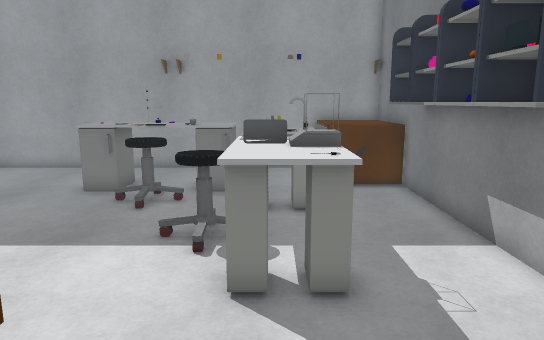
View 1 (above)

20 first-person views from a walk through a 3-D level made in the Unity game engine. The camera is 1.5 m above the floor, tilts 10° down and sees 70° across. The floor is counted in squares, 0.5 m on a side. Each view is taken from the middle of a square. On the plan, view 1 faces up. The plan holds only what a view shows up to about 20 squares ahead; the rest is blank. The place goes on beyond the plan. Some surface patterns are stand-ins.

View 2
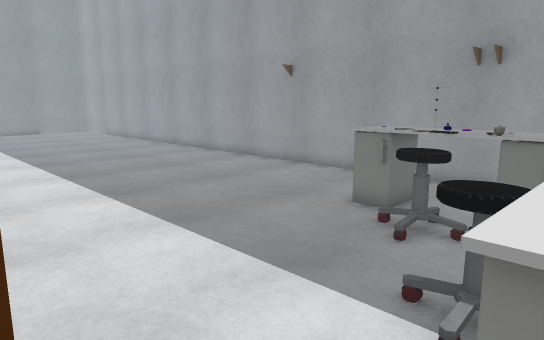

View 3
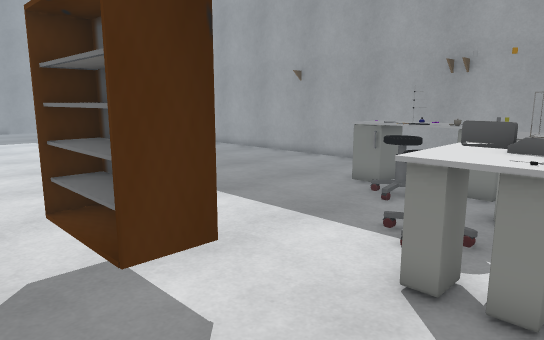

View 4
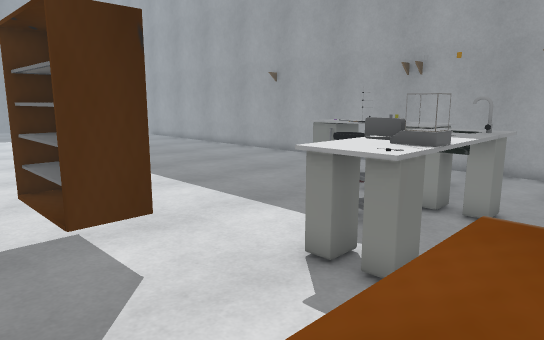

View 5
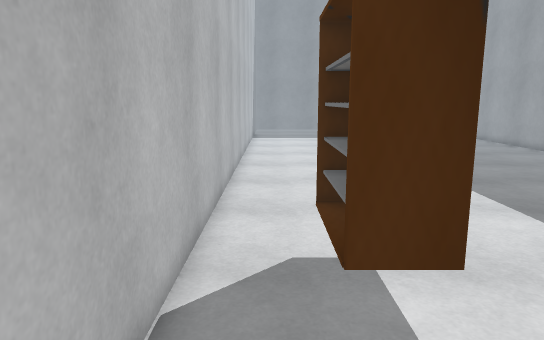

View 6
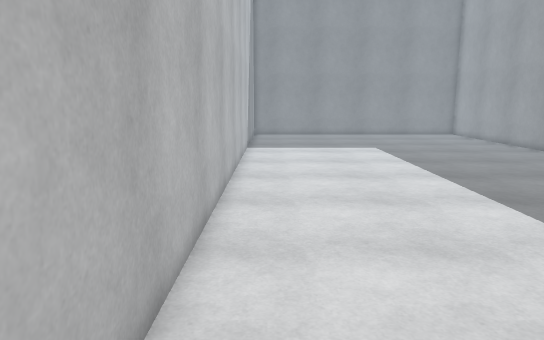

View 7
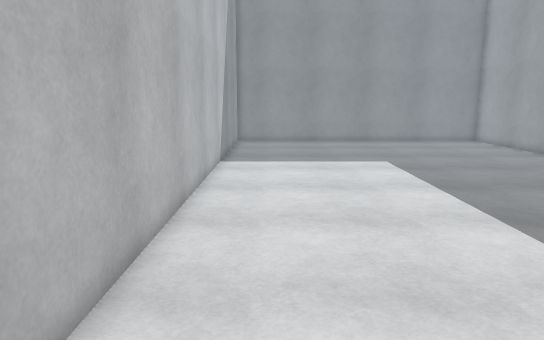

View 8
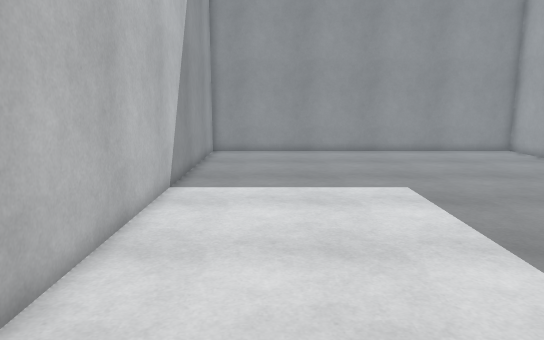

View 9
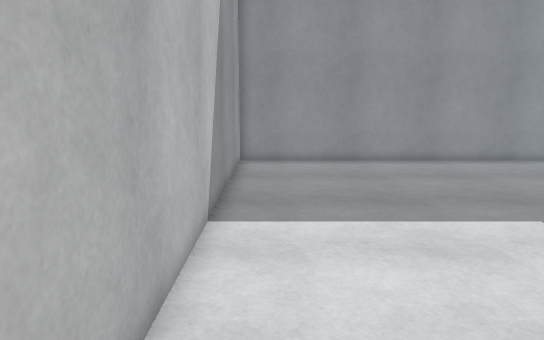

View 10
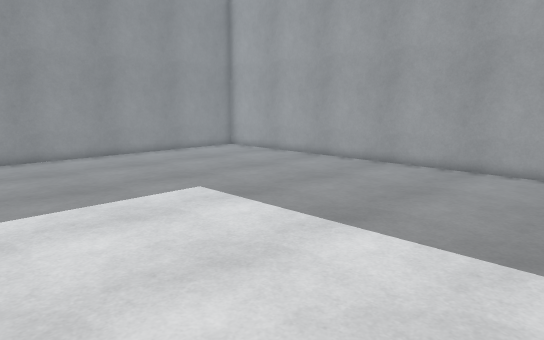

View 11
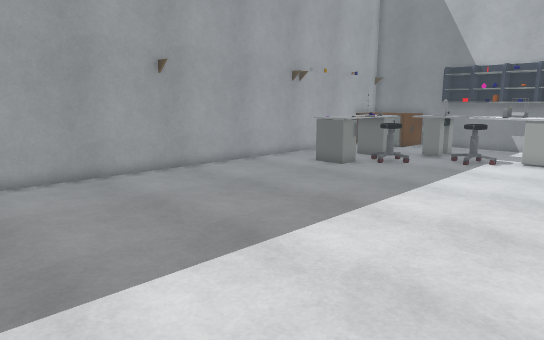

View 12
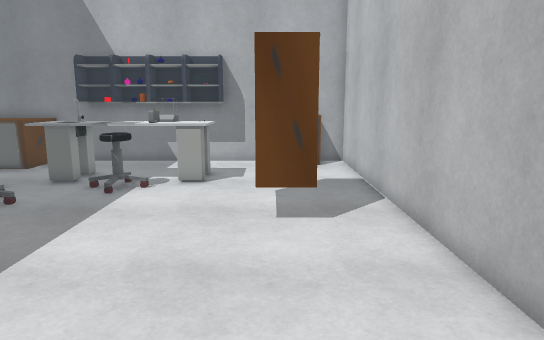

View 13
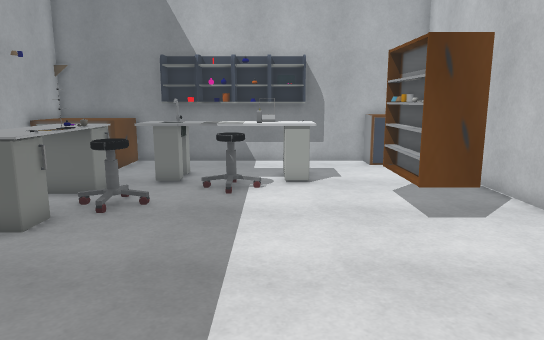

View 14
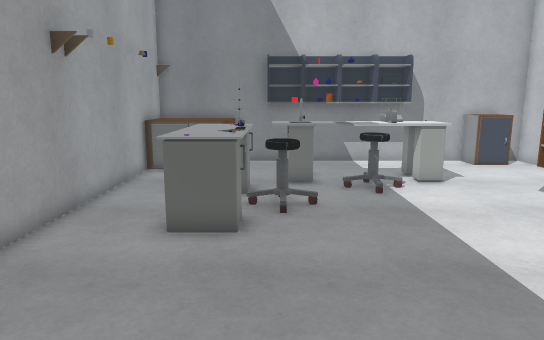

View 15
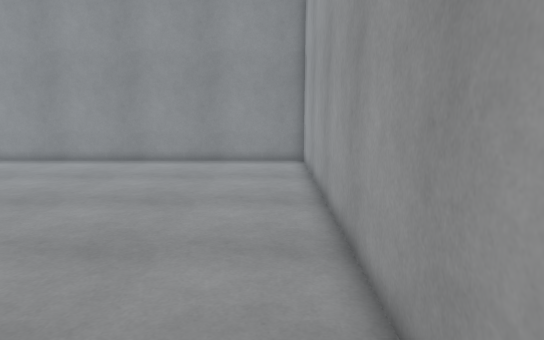

View 16
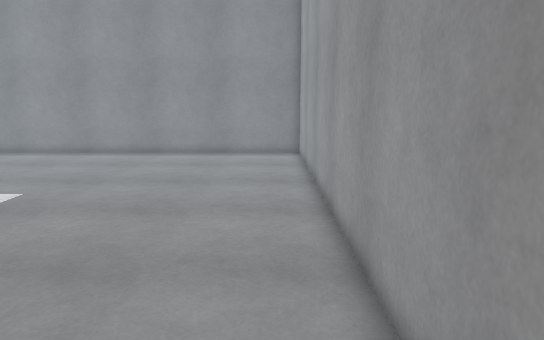

View 17
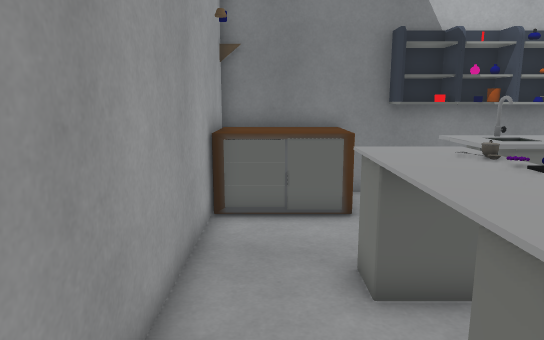

View 18
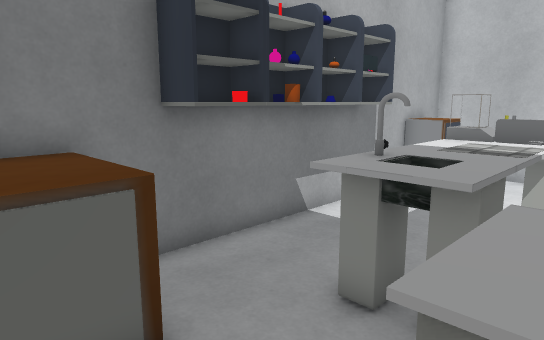

View 19
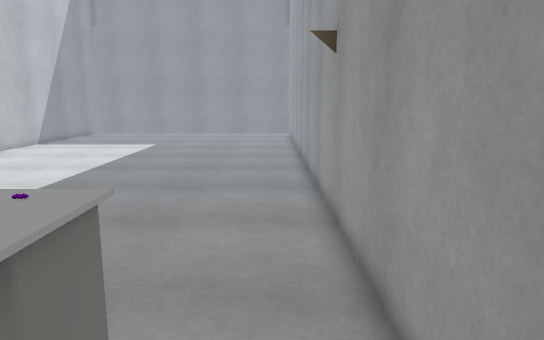

View 20
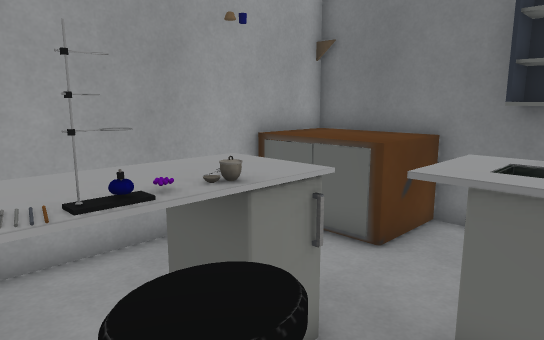

### Floor plan
Points are (right, up) in squares from view 1. A wall is a line through its corners. A room is listed if a view was taken in it or the views show most of it. See-through windows are left out.
Room 1 (views 1, 2, 3, 4, 5, 6, 7, 8, 9, 10, 11, 12, 13, 14, 15, 16, 17, 18, 19, 20)
walls: (2.5, 17.6) (-40.8, 17.6) (-40.8, -0.6) (4.7, -0.6) (4.7, 0.6); (4.7, 12.4) (4.7, 13.6); (4.7, 2.5) (4.7, 5.6)
objects: other object (-6, 2) to (-3, 3); other object (-6, 13) to (-1, 15); other object (-5, 13); other object (-4, 11) to (-3, 12); other object (-4, 13); other object (-3, 13); other object (-2, 8) to (-1, 9); other object (-1, 5) to (1, 12); other object (2, 14) to (5, 18); other object (3, 1) to (5, 2); other object (4, 5) to (5, 7); other object (4, 8); other object (4, 9) to (5, 10); other object (4, 11) to (5, 12); other object (5, 8)

Positions as (right, up) in squares from view 1, and headings:
1: (0, 0), facing up
2: (0, 3), facing up-left
3: (2, 0), facing up-left
4: (4, 0), facing up-left
5: (2, 1), facing left
6: (-5, 1), facing left
7: (-11, 2), facing left
8: (-17, 3), facing left
9: (-21, 1), facing left
10: (-19, 0), facing up-left
11: (-22, 2), facing up-right
12: (-15, 3), facing right
13: (-15, 7), facing right
14: (-15, 12), facing right
15: (-21, 16), facing left
16: (-18, 16), facing left
17: (-8, 16), facing right
18: (-2, 16), facing down-right
19: (-3, 16), facing left
20: (-5, 10), facing up-right
